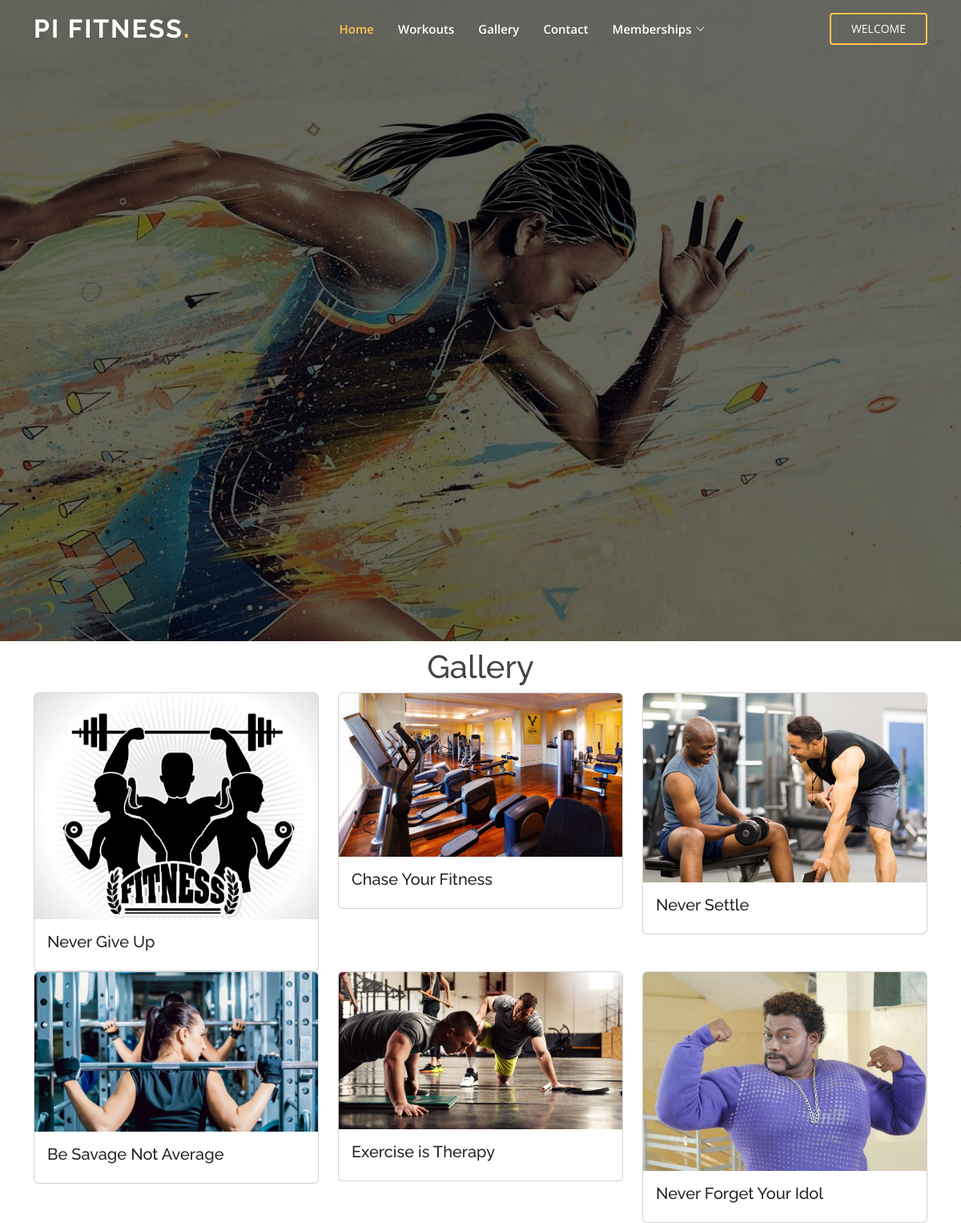
The page /gallery on the database its author committed.
### authapp/models.py (models this page shows, shortened)
class Gallery(models.Model):
    title=models.CharField(max_length=100)
    img=models.ImageField(upload_to='gallery')

### authapp/views.py (the view)
# urls.py: path('gallery', views.gallery, name="gallery"),
def gallery(request):
    posts = Gallery.objects.all()
    context = {"posts": posts}
    return render(request, "gallery.html", context)

### templates/gallery.html (shortened to what this page needs)
{% extends 'base.html' %}
{% block body %}
<div class="container mt-2">
<Center><h1>Gallery</h1></Center>
<div class="row">
{% for post in posts  %}
<div class="col-md-4">
    <div class="card">
        <img src="{{post.img.url}}" class="card-img-top" alt="...">
        <div class="card-body">
          <h5 class="card-title">{{post.title}}</h5>
        </div>
      </div>
</div>
{% endfor %}
<br>
<br>
</div>
</div>
{% endblock body %}

### templates/base.html (shortened to what this page needs)
{% load static %}
<!DOCTYPE html>
<html lang="en">
<head>
  <link href="static/assets/vendor/aos/aos.css" rel="stylesheet">
  <link href="static/assets/vendor/bootstrap/css/bootstrap.min.css" rel="stylesheet">
  <link href="static/assets/vendor/bootstrap-icons/bootstrap-icons.css" rel="stylesheet">
  <link href="static/assets/vendor/boxicons/css/boxicons.min.css" rel="stylesheet">
  <link href="static/assets/vendor/glightbox/css/glightbox.min.css" rel="stylesheet">
  <link href="static/assets/vendor/remixicon/remixicon.css" rel="stylesheet">
  <link href="static/assets/vendor/swiper/swiper-bundle.min.css" rel="stylesheet">
  <link href="static/assets/css/style.css" rel="stylesheet">
</head>
<body>
  <header id="header" class="fixed-top ">
    <div class="container d-flex align-items-center justify-content-lg-between">
      <h1 class="logo me-auto me-lg-0"><a href="/">PI Fitness<span>.</span></a></h1>
      <nav id="navbar" class="navbar order-last order-lg-0">
        <ul>
          <li><a class="nav-link scrollto active" href="/">Home</a></li>
          <li><a class="nav-link scrollto" href="/workouts">Workouts</a></li>
          <li><a class="nav-link scrollto " href="/gallery">Gallery</a></li>
          <li><a class="nav-link scrollto" href="/contact">Contact</a></li>
          <li class="dropdown"><a href="#"><span>Memberships</span> <i class="bi bi-chevron-down"></i></a>
          </li>
        </ul>
      </nav>
      <a href="#achivements" class="get-started-btn scrollto"> WELCOME </a>
    </div>
  </header>
  <section id="hero" class="d-flex align-items-center justify-content-center">
    <div class="container" data-aos="fade-up">
    </div>
  </section>
  <main id="main">
{% block body %}
{% endblock body %}
</main>
</body>
</html>

### static/assets/css/style.css (style rules this page uses)
body { font-family: "Open Sans", sans-serif; color: #444444; }
a { color: #ffc451; text-decoration: none; }
h1, h2, h3, h4, h5, h6 { font-family: "Raleway", sans-serif; }
#header { transition: all 0.5s; z-index: 997; padding: 15px 0; }
#header .logo { font-size: 32px; margin: 0; padding: 0; line-height: 1; font-weight: 700; letter-spacing: 2px; text-transform: uppercase; }
#header .logo a { color: #fff; }
#header .logo a span { color: #ffc451; }
.get-started-btn { color: #fff; border-radius: 4px; padding: 7px 25px 8px 25px; white-space: nowrap; transition: 0.3s; font-size: 14px; display: inline-block; border: 2px solid #ffc451; }
.navbar { padding: 0; }
.navbar ul { margin: 0; padding: 0; display: flex; list-style: none; align-items: center; }
.navbar li { position: relative; }
.navbar a, .navbar a:focus { display: flex; align-items: center; justify-content: space-between; padding: 10px 0 10px 30px; font-size: 15px; font-weight: 600; color: #fff; white-space: nowrap; transition: 0.3s; }
.navbar a i, .navbar a:focus i { font-size: 12px; line-height: 0; margin-left: 5px; }
.navbar a:hover, .navbar .active, .navbar .active:focus, .navbar li:hover>a { color: #ffc451; }
#hero { width: 100%; min-height: 100vh; background: url("../../images/run.jpg") top center; background-size: cover; position: relative; }
#hero:before { content: ""; background: rgba(0, 0, 0, 0.6); position: absolute; bottom: 0; top: 0; left: 0; right: 0; }
#hero .container { position: relative; padding-top: 74px; text-align: center; }
@media (min-width: 1024px) { #hero { background-attachment: fixed; } }
section { padding: 60px 0; overflow: hidden; }

### rows shown on the page
Gallery: img (picture), title "Never Give Up"
Gallery: img (picture), title "Chase Your Fitness"
Gallery: img (picture), title "Never Settle"
Gallery: img (picture), title "Be Savage Not Average"
Gallery: img (picture), title "Exercise is Therapy"
Gallery: img (picture), title "Never Forget Your Idol"
